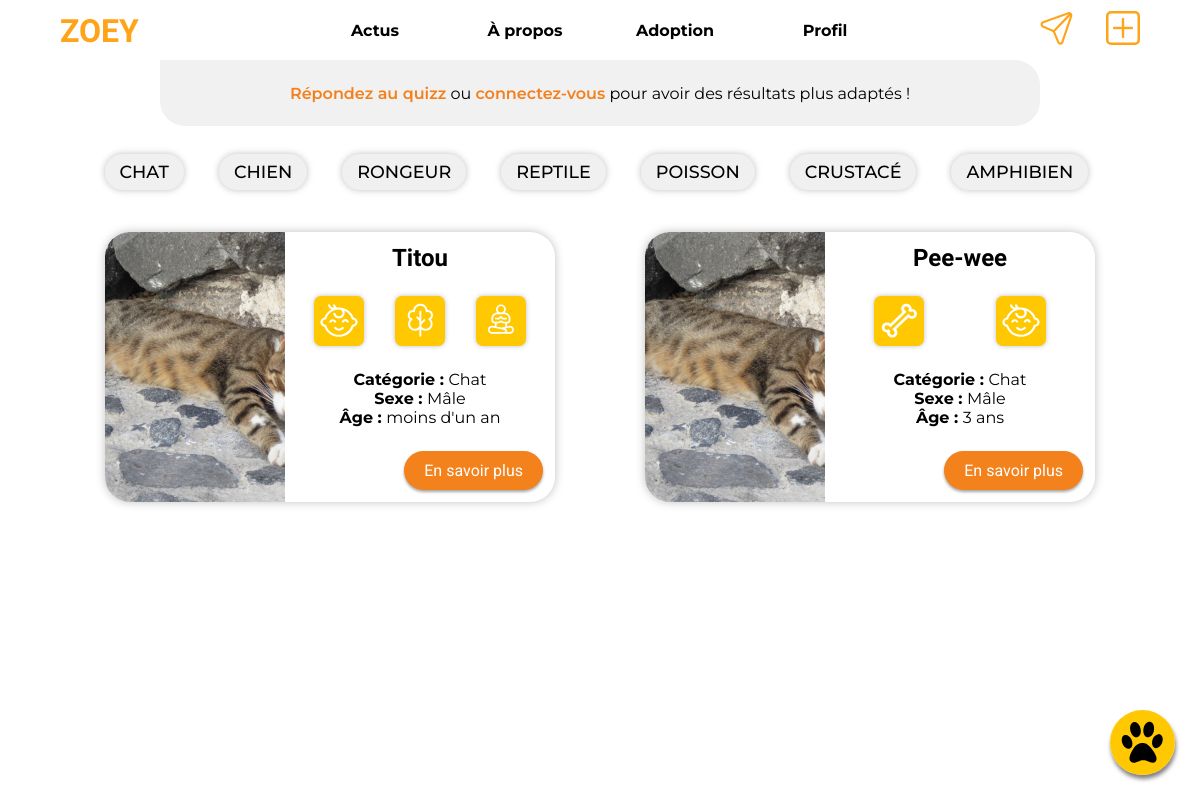
Screenshot of /dev_project/index.php?action=adoption with the database file from the repository.
### tables this page shows
CREATE TABLE `types_animaux` (
  `idtypes_animaux` int NOT NULL,
  `nom` varchar(45) DEFAULT NULL,
  `url_icone` varchar(45) DEFAULT NULL,
  `typeOrder` int DEFAULT NULL
);

CREATE TABLE `badge` (
  `idbadge` int NOT NULL,
  `nom` varchar(45) DEFAULT NULL,
  `url_icone` varchar(45) DEFAULT NULL,
  `titre` varchar(255) NOT NULL,
  `description` text NOT NULL
);

### dev_project/model/verifyToken.php (called while the page is built, shortened)
<?php
function verifyToken()
{
    try {
        if (
            isset($_SESSION['idUser'])
            && isset($_SESSION['token'])
        ) {
            $verifyToken = verifyToken_checkFromDb();
            return $verifyToken;
        } else {
            return false;
        }
    } catch (Exception $e) {
        $errorMsg = $e->getMessage();
    }
}

### dev_project/model/model.php (called while the page is built, shortened)
<?php
function getFeedAdoption()
{
    require("PDO.php");
    $db = new PDO("mysql:host={$host};dbname={$dbname};", $username, $password, array(PDO::MYSQL_ATTR_INIT_COMMAND => 'SET NAMES utf8mb4'));
    if (isset($_GET['filter']) && is_numeric($_GET['filter'])) {
        $sql = "SELECT idanimal_a_adopter idaa, aa.nom, aa.sexe, aa.photo, aa.description, aa.date_anniversaire anniversaire,
        types_animaux.nom type_nom
        FROM animal_a_adopter aa
        INNER JOIN types_animaux ON types_animaux.idtypes_animaux = aa.idtype
        WHERE types_animaux.idtypes_animaux = ?
        ORDER BY idaa";
        $req = $db->prepare($sql);
        $req->execute(array(safeEntry($_GET['filter'])));
    } else {
        $sql = "SELECT idanimal_a_adopter idaa, aa.nom, aa.sexe, aa.photo, aa.description, aa.date_anniversaire anniversaire, types_animaux.nom type_nom
            FROM animal_a_adopter aa
            INNER JOIN types_animaux ON types_animaux.idtypes_animaux = aa.idtype
            WHERE idanimal_a_adopter = 116
        UNION
        SELECT *
            FROM (
                SELECT idanimal_a_adopter idaa, aa.nom, aa.sexe, aa.photo, aa.description, aa.date_anniversaire anniversaire,
                    types_animaux.nom type_nom
                    FROM animal_a_adopter aa
                    INNER JOIN types_animaux ON types_animaux.idtypes_animaux = aa.idtype
                    ORDER BY idaa
            ) req1";
        $req = $db->prepare($sql);
        $req->execute();
    }
    return $req;
}
function getAdoptionAnimalBadges($animalId)
{
    require("PDO.php");
    $db = new PDO("mysql:host={$host};dbname={$dbname};", $username, $password, array(PDO::MYSQL_ATTR_INIT_COMMAND => 'SET NAMES utf8mb4'));
    $sql = "SELECT idbadge, url_icone
    FROM animal_a_adopter_has_badge aahasbadge
    INNER JOIN badge ON badge.idbadge = aahasbadge.badge_idbadge
    INNER JOIN animal_a_adopter aa ON aa.idanimal_a_adopter = aahasbadge.animal_a_adopter_idanimal_a_adopter
    WHERE idanimal_a_adopter = ?;";
    $req = $db->prepare($sql);
    $req->execute(array($animalId));
    return $req;
}
function getAnimalTypes()
{
    require("PDO.php");
    $db = new PDO("mysql:host={$host};dbname={$dbname};", $username, $password, array(PDO::MYSQL_ATTR_INIT_COMMAND => 'SET NAMES utf8mb4'));
    $sql = "SELECT idtypes_animaux id, nom, url_icone FROM types_animaux ORDER BY typeOrder;";
    $req = $db->prepare($sql);
    $req->execute();
    return $req;
}

### dev_project/view/adoptionView.php (the view, shortened to what this page needs)
<div class="quizzBubble">
    <p class="AnswerQuizz">
        <a href="index.php?action=quizz">Répondez au quizz</a>
        <?php
        if(!verifyToken()){ ?>
            ou <a href="index.php?action=connect">connectez-vous</a>
        <?php } ?>
        pour avoir des résultats plus adaptés !
    </p>
</div>
<nav class="filterAnimal">
    <div class="filterInner">
        <ul class="filterWrapper">
            <?php
            while ($categorie = $types_animaux->fetch()) {
            ?>
                <li class="animalBreed" id="filterType0<?= $categorie['id'] ?>"><?= mb_strtoupper($categorie['nom']) ?></li>
            <?php
            }
            ?>
        </ul>
    </div>
</nav>
<main>
    <?php
    while ($animal = $feedAdoption->fetch()) {
        $adoptionAnimalBadges = getAdoptionAnimalBadges($animal['idaa']);
        $date1 = new DateTime(date('Y-m-d', time()));
        $date2 = new DateTime($animal['anniversaire']);
        $interval = $date1->diff($date2);
        $ageAA = $interval->y;
    ?>
        <article class="card">
            <div class="img" style="background-image: url('<?= BASE_URL . 'public/images/upload/' . htmlspecialchars($animal['photo']) ?>');"></div>
            <div class="desc">
                <h2 class="title2"><?= htmlspecialchars($animal['nom']) ?></h2>
                <div class="badges">
                    <?php
                    while ($badge = $adoptionAnimalBadges->fetch()) {
                    ?>
                        <img class="badge" src="public/images/badges/<?= $badge['url_icone'] ?>" alt="">
                    <?php
                    }
                    ?>
                </div>
                <p>
                    <strong>Catégorie : </strong><?= htmlspecialchars($animal['type_nom']) ?><br>
                    <strong>Sexe : </strong>
                    <?php
                    switch ($animal['sexe']) {
                        case 0:
                            echo 'Mâle';
                            break;
                    }
                    ?><br>
                    <?php
                    if ($ageAA < 200 && $ageAA >= 1) {
                    ?>
                        <strong>Âge : </strong><?= $ageAA ?> ans<br>
                    <?php
                    } else if ($ageAA < 1) {
                    ?>
                        <strong>Âge : </strong>moins d'un an<br>
                    <?php
                    }
                    ?>
                </p>
                <a href="index.php?action=adoption&id=<?= htmlspecialchars($animal['idaa']) ?>" class="btn">En savoir plus</a>
            </div>
        </article>
    <?php
    }
    ?>
</main>
<?php
$viewContent = ob_get_clean();
ob_start(); ?>
<link rel="stylesheet" href="<?= BASE_URL ?>public/css/style_adoption.css" />
<?php
$stylesBlock = ob_get_clean();
ob_start(); ?>
<?php
require(BASE_URL . 'public/template/template.php');

### dev_project/index.php (shortened to what this page needs)
<?php
require_once("controller/controller.php");
try {
    if (isset($_GET['action'])) {
        if ($_GET['action'] == 'blog') {
            if (isset($_GET['id'])) {
                printArticle();
            } else {
                printBlog();
            }
        } else if ($_GET['action'] == 'presentation') {
            printPresentation();
        } else if ($_GET['action'] == 'quizz') {
            printQuizz();
        } else if ($_GET['action'] == 'legal') {
            printLegal();
        } else if ($_GET['action'] == 'subscribe') {
            printSubscribe();
        } else if ($_GET['action'] == 'connect') {
            printConnect();
        } else if ($_GET['action'] == 'forgotmypw') {
            printForgotMyPw();
        } else if ($_GET['action'] == 'passwordrecovery') {
            printPasswordRecovery();
        } else if ($_GET['action'] == 'disconnect') {
            printDisconnect();
        } else if ($_GET['action'] == 'modifyAccount') {
            printModifyAccount();
        } else if ($_GET['action'] == 'messages') {
            if (isset($_GET['id'])) {
                printChat();
            } else {
                printMessages();
            }
        } else if ($_GET['action'] == 'feed') {
            if (isset($_GET['id'])) {
                printPost();
            } else {
                printFeed();
            }
        } else if ($_GET['action'] == 'addpost') {
            printAddPost();
        } else if ($_GET['action'] == 'addAnimal') {
            printAddAnimal();
        } else if ($_GET['action'] == 'modifyAnimal') {
            printModifyAnimal();
        } else if ($_GET['action'] == 'adoption') {
            if (isset($_GET['id'])) {
                printAdoptionAnimal();
            } else {
                printAdoption();
            }
        } else if ($_GET['action'] == 'admin') {
            printAdmin();
        } else if ($_GET['action'] == 'adminAjouterRefuge') {
            printAdminAjouterRefuge();
        } else if ($_GET['action'] == 'adminAjouterAnimalAdopter') {
            printAdminAjouterAnimalAdopter();
        } else {
            printFeed();
        }
    } else {
        printFeed();
    }
} catch (Exception $e) {
    $errorMsg = $e->getMessage();
    require(BASE_URL . "view/errorView.php");
}

### dev_project/controller/controller.php (shortened to what this page needs)
<?php
require_once(BASE_URL . "model/model.php");
require_once(BASE_URL . "model/verifyToken.php");
function printAdoption()
{
    $types_animaux = getAnimalTypes();
    if (verifyToken()) {
        if (checkQuizz($_SESSION['idUser'])) {
            $feedAdoption = getFeedAdoptionByMatch($_SESSION['idUser']);
            require(BASE_URL . "view/adoptionViewWithMatch.php");
        } else {
            $feedAdoption = getFeedAdoption();
            require(BASE_URL . "view/adoptionView.php");
        }
    } else {
        $feedAdoption = getFeedAdoption();
        require(BASE_URL . "view/adoptionView.php");
    }
}

### dev_project/public/template/template.php (shortened to what this page needs)
<!DOCTYPE html>
<html lang="fr">
<head>
    <link rel="stylesheet" href="<?= BASE_URL ?>public/css/style.css">
    <?php if (isset($stylesBlock)) echo $stylesBlock ?>
</head>
<body>
    <header>
        <h1><a href="index.php">ZOEY</a></h1>
        <div class="navbar">
            <a href="index.php?action=messages">
            </a>
            <a href="index.php?action=addpost">
            </a>
        </div>
    </header>
    <nav class="menu">
        <div class="menuInner">
            <a href="index.php?action=blog"><img src="<?= BASE_URL ?>public/images/icons/actus.svg" alt="Page actus">
                <h2>Actus</h2>
            </a>
            <a href="index.php?action=presentation"><img src="<?= BASE_URL ?>public/images/icons/forum.svg" alt="Présentation de Zoey">
                <h2>À propos</h2>
            </a>
        </div>
        <div class="menuInner">
            <a href="index.php?action=adoption"><img src="<?= BASE_URL ?>public/images/icons/adoption.svg" alt="Page adoption">
                <h2>Adoption</h2>
            </a>
            <a href="index.php?action=account"><img src="<?= BASE_URL ?>public/images/icons/profil.svg" alt="Page profil">
                <h2>Profil</h2>
            </a>
        </div>
    </nav>
    <a class="feed" href="index.php"><img src="<?= BASE_URL ?>public/images/icons/feed.svg" alt=""></a>
    <?= $viewContent ?>
</body>
</html>

### dev_project/public/css/style.css (style rules this page uses)
body { margin: 0; padding: 0 0 150px 0; display: flex; align-items: center; justify-content: center; flex-direction: column; font-family: 'Montserrat', sans-serif; scrollbar-color: #f3811c rgb(230, 230, 230); scrollbar-width: thin; }
.btn { font-family: 'Roboto', sans-serif; font-size: 1rem; text-decoration: none; text-align: center; color: white; background-color: #f3811c; padding: 10px 20px 10px 20px; height: fit-content; height: -moz-fit-content; width: fit-content; width: -moz-fit-content; border-radius: 20px; box-shadow: 0px 2px 3px 0px rgba(0, 0, 0, 0.35); transition: 0.25s ease-in-out; cursor: pointer; }
header { display: flex; align-items: center; justify-content: space-between; height: 60px; width: 90%; padding: 0 5%; }
header > h1 a { text-decoration: none; font-family: 'Exo 2', sans-serif; margin: 0; color: #ffa319; cursor: pointer; }
.navbar { width: 100px; display: flex; justify-content: space-between; }
.menu { padding: 0; margin: 0; height: 100px; width: 100vw; display: flex; justify-content: center; min-width: 112px; position: fixed; bottom: -10px; z-index: 1010; }
.feed { z-index: 1000; position: fixed; transform: translate(-50%, 50%); width: 65px; height: 65px; left: 50%; bottom: 105px; border-radius: 100%; box-shadow: 1px 4px 4px rgba(0, 0, 0, 0.5); }
.feed img { height: 100%; width: 100%; }
.menuInner { background-color: white; width: calc(50vw - 54px); height: 100px; display: flex; justify-content: center; z-index: 1; }
.menuInner > a { display: flex; flex-direction: column; align-items: center; justify-content: center; text-decoration: none; color: black; height: 100%; width: 50%; }
.menu h2 { margin: 5px 0 0 0; font-size: 0.75rem; text-align: center; white-space: nowrap; }
@media (min-width: 800px) { body { padding: 60px 0 0 0; } }
@media (min-width: 800px) { .feed { left: auto; right: 25px; bottom: 25px; transform: translate(0%, 0%); transition: 0.25s ease-in-out; } }
@media (min-width: 800px) { header { z-index: 100; top: 0; position: fixed; background-color: rgba(255, 255, 255, 0.75); } }
@media (min-width: 800px) { .menuInner { background-color: initial; height: 100%; width: 25vw; } }
@media (min-width: 800px) { .menuInner > a { transition: 0.25s ease-in-out; } }
@media (min-width: 800px) { .menuInner h2 { font-size: 1rem; margin: 0; } }
@media (min-width: 800px) { .menu { height: 60px; width: 50vw; margin: auto; margin-top: 0; margin-bottom: 0; top: 0; } }
@media (min-width: 800px) { .navbar > a { transition: 0.15s ease-in-out; } }

### rows the page displays
types_animaux: nom "CHAT"
types_animaux: nom "CHIEN"
types_animaux: nom "RONGEUR"
types_animaux: nom "REPTILE"
types_animaux: nom "POISSON"
types_animaux: nom "CRUSTACÉ"
types_animaux: nom "AMPHIBIEN"
badge: url_icone (picture)
badge: url_icone (picture)
badge: url_icone (picture)
badge: url_icone (picture)

### other values shown
$animal['nom'] "Titou"
$animal['type_nom'] "Chat"
$animal['nom'] "Pee-wee"
